Frame 1 (no input): blank canvas, image omitted
Frame 60 (no input): blank canvas, image omitted
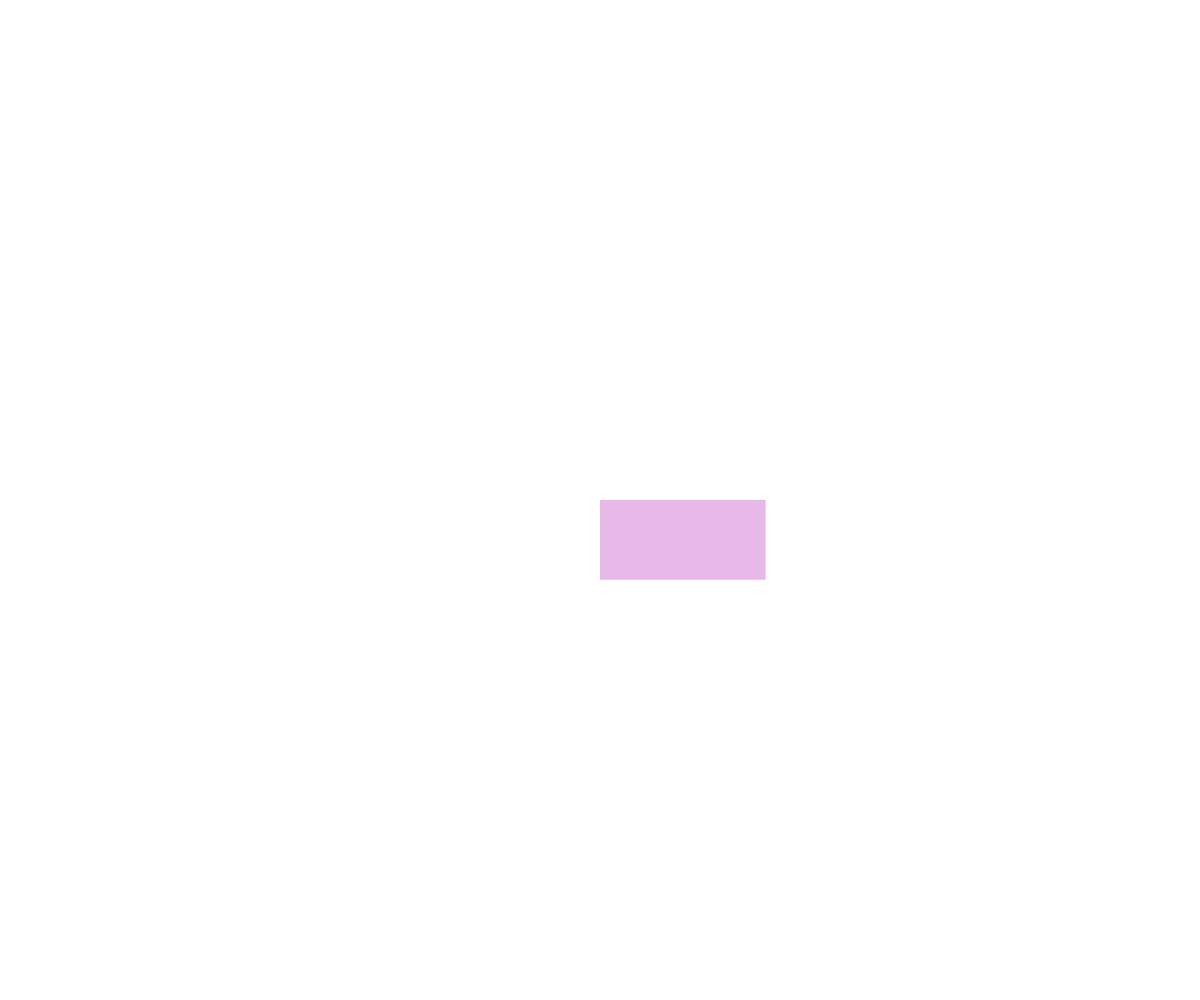
Frame 120 (the mouse pressed at the canvas centre since frame 60)

The p5.js sketch whose frames 1 and 60 were blank and that drew this single picture after the mouse press (run headless with seeded random() and noise() and a simulated clock; from frame 60 on, the mouse is pressed at the canvas centre):

// p5.js sketch
// ── sketch.js
// sketch
// Roger Lam
// Feb 8, 2018

function setup() {
  createCanvas(windowWidth, windowHeight)
}

function draw() {

}

function mousePressed() {

  noStroke();
  fill(random(255), random(255), random(255), random(255));

  if (mouseButton === LEFT) {
    rect(mouseX, mouseY, random(25, 200), random(50, 150));
  }
  else if (mouseButton === RIGHT) {
    ellipse(mouseX, mouseY, random(25, 200), random(25, 200));
  }
}

function keyPressed() {
  if (key === "w" || key ==="W") {
    background(255);
  }
  else if (key === "b" || key === "B") {
    background(0);
  }
}

document.oncontextmenu = function() {
    return false;
}
